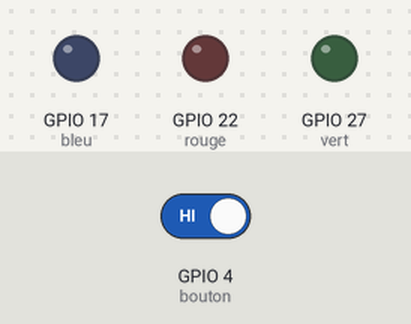
This program was run on a simulated Raspberry Pi (BCM pin numbers). Parts: output pins drawn as LEDs (lit = HIGH). Inputs (shaded band) come from the test bench; at power-on: GPIO 4 (bouton) HIGH. What the program prints to the terminal is not drawn.

Above: at 1.2 s.
1.3 s: GPIO 4 (bouton) driven LOW
At 2.2 s:
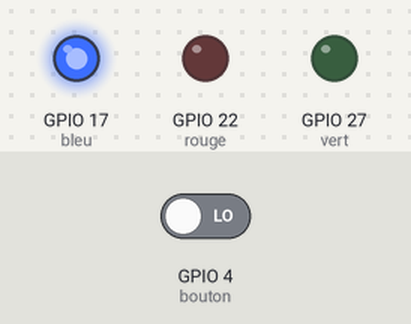
At 3.2 s:
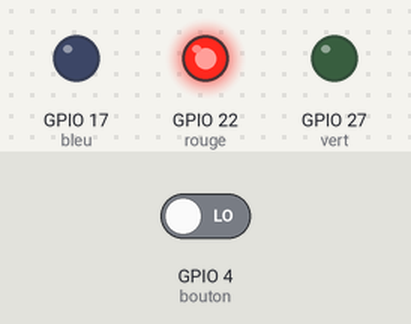
4.3 s: GPIO 4 (bouton) driven HIGH
At 4.7 s:
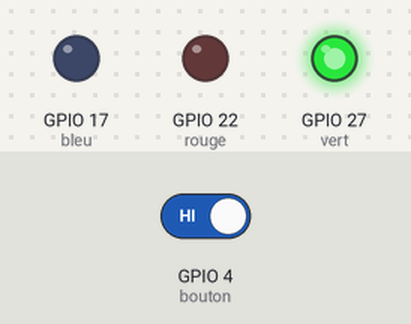
Timing chart, 0 to 7.3 s (numbered marks = the images above; inputs shaded):
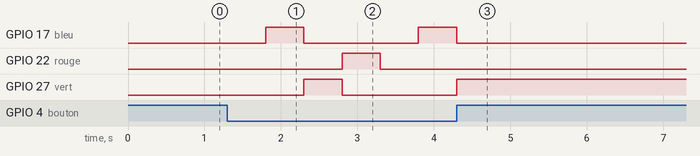

Measured:
- after the input at 1.3 s, GPIO 17 (bleu): LOW → HIGH after 0.50 s, → LOW 0.50 s later, → HIGH 1.5 s later; GPIO 22 (rouge): LOW → HIGH after 1.5 s, → LOW 0.50 s later; GPIO 27 (vert): LOW → HIGH after 1.0 s, → LOW 0.50 s later
- after the input at 4.3 s, GPIO 17 (bleu): goes on until 4.3 s, then stays LOW; GPIO 22 (rouge): stops changing and stays LOW; GPIO 27 (vert): goes on until 4.3 s, then stays HIGH

The program:

script.py
```python
#!/usr/bin/python
import time
import os
import RPi.GPIO as GPIO
GPIO.setmode(GPIO.BCM)

bleu=17
vert=27
rouge=22
bouton=4

GPIO.setwarnings(False)
GPIO.setup(bouton, GPIO.IN)
GPIO.setup(bleu, GPIO.OUT)
GPIO.setup(vert, GPIO.OUT)
GPIO.setup(rouge, GPIO.OUT)

compteur=0

while True:

	print(compteur)

	if(GPIO.input(bouton) == False):
          if(compteur<3):
                  compteur+=1
                  time.sleep(0.5)
	  else:
                  compteur= 0
	          time.sleep(0.5)

	if(compteur==0):
		GPIO.output(bleu, False);
		GPIO.output(vert, False);
		GPIO.output(rouge, False);


        if(compteur==1):

		GPIO.output(bleu, True);
		GPIO.output(vert, False);
		GPIO.output(rouge, False);

	if(compteur==2):

		GPIO.output(bleu, False);
		GPIO.output(vert, True);
		GPIO.output(rouge, False);


	if(compteur==3):

		GPIO.output(bleu, False);
		GPIO.output(vert, False);
		GPIO.output(rouge, True);
```
